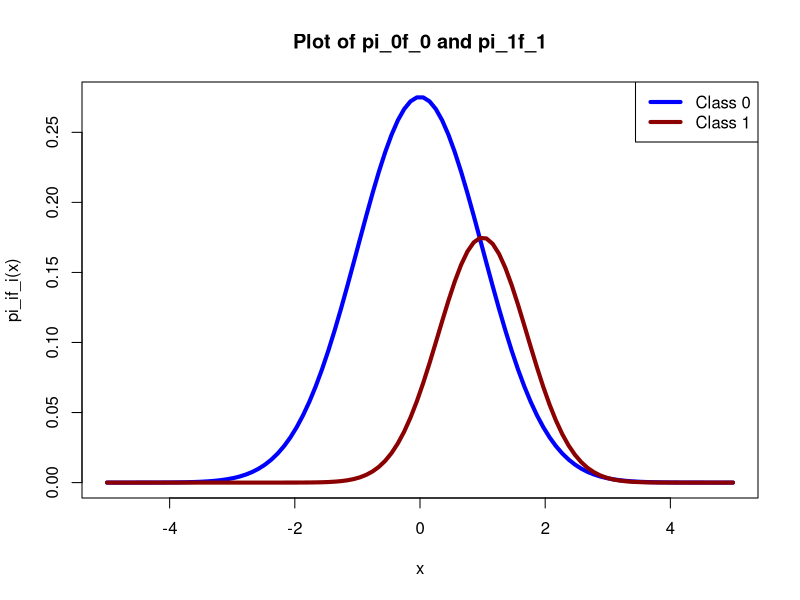
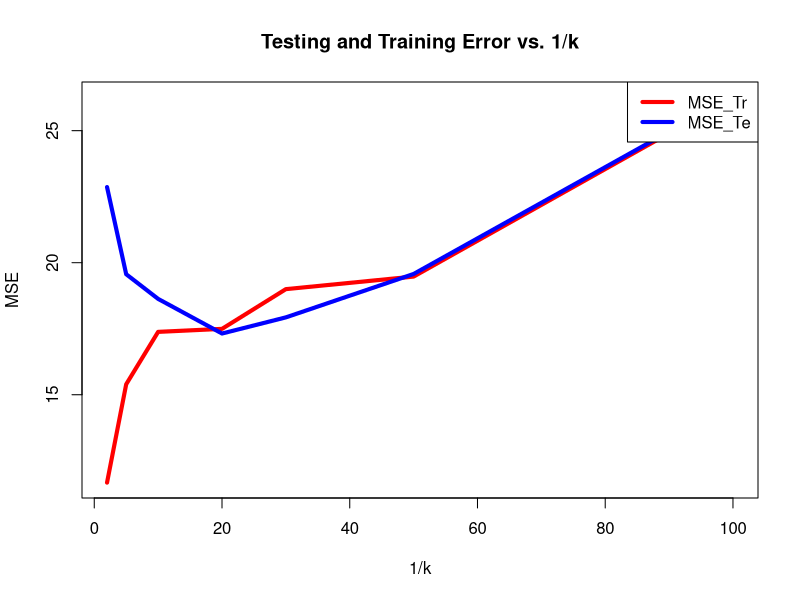
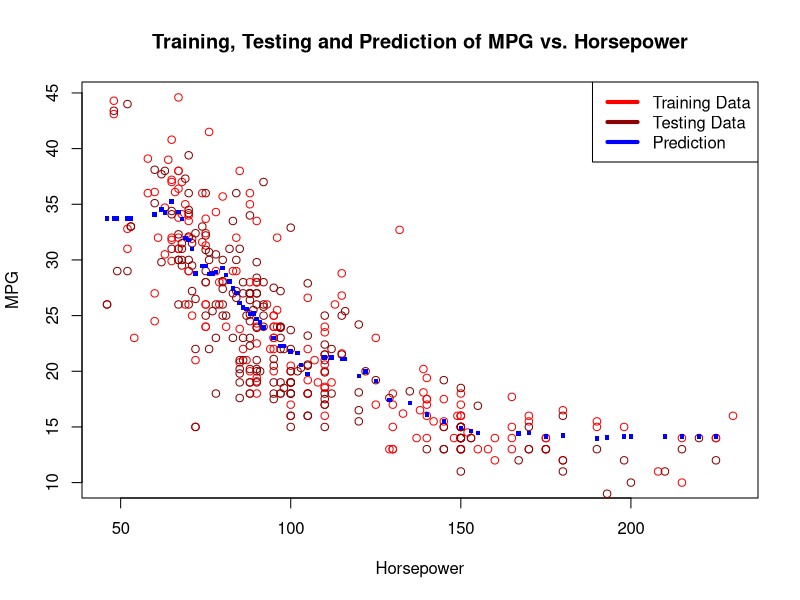

These figures' R source, in order:
#Define the sequence to visualize the data over.
x = seq(-5,5,length = 100)

#Define the class probabilities
pi_0 = 0.69
pi_1 = 1 - 0.69

#Define the functions
y_1 = pi_0*dnorm(x)
y_2 = pi_1*dnorm(x,1,sqrt(0.5))


#Plot the curve out.
plot(x,y_1,col = "blue", lwd = 4 ,type  ='l', main = "Plot of pi_0f_0 and pi_1f_1",
     xlab = "x", ylab = "pi_if_i(x)")
#Plot the second curve.
points(x, y_2, col="dark red", lwd = 4, type = 'l')

legend("topright",legend = c("Class 0", "Class 1"),
        col = c("blue","dark red"),lwd = 4,
        text.col = "black",
        horiz = FALSE)
###################################################
# Problem 3
# Code given for kNN
## STAT318/462 kNN regression function

kNN <- function(k,x.train,y.train,x.pred) {
  # 
  ## This is kNN regression function for problems with
  ## 1 predictor
  #
  ## INPUTS
  #
  # k       = number of observations in nieghbourhood 
  # x.train = vector of training predictor values
  # y.train = vector of training response values
  # x.pred  = vector of predictor inputs with unknown
  #           response values 
  #
  ## OUTPUT
  #
  # y.pred  = predicted response values for x.pred
  
  ## Initialize:
  n.pred <- length(x.pred);		y.pred <- numeric(n.pred)
  
  ## Main Loop
  for (i in 1:n.pred){
    d <- abs(x.train - x.pred[i])
    dstar = d[order(d)[k]]
    y.pred[i] <- mean(y.train[d <= dstar])		
  }
  ## Return the vector of predictions
  invisible(y.pred)
}

# Load in the data
AutoTrain=read.csv("AutoTrain.csv",header=T,na.strings="?")
AutoTrain = AutoTrain[order(AutoTrain$horsepower),]
AutoTest=read.csv("AutoTest.csv",header=T,na.strings="?")
AutoTest = AutoTest[order(AutoTest$horsepower),]

# Get variables of interest
x.train = AutoTrain$horsepower
y.train = AutoTrain$mpg
x.test = AutoTest$horsepower
y.test = AutoTest$mpg

# Setup the loop variables
k = c(2,5,10,20,30,50,100)
MSE.Train = numeric(length(k))
MSE.Test = numeric(length(k))

#Loop over every value of k, train the data and compute the MSE
# This is run twice to ensure the data has the proper X positions.
for (i in 1:length(k)){
  y.pred_train = kNN(k[i],x.train,y.train,x.train)
  y.pred_test = kNN(k[i],x.train,y.train,x.test)
  MSE.Train[i] = mean((y.train - y.pred_train)^2)
  MSE.Test[i] = mean((y.test - y.pred_test)^2)
}

plot(k,MSE.Train,col = 'red', lwd = 4, type = 'l', main = 'Testing and Training Error vs. 1/k', xlab = '1/k', ylab = 'MSE')
points(k,MSE.Test,col = 'blue', lwd = 4, type = 'l')
legend("topright",legend = c("MSE_Tr", "MSE_Te"),
       col = c("red","blue"),lwd = 4,
       text.col = "black",
       horiz = FALSE)

# Code to test out plotting
y.pred = kNN(20,x.train,y.train,x.test)
plot(x.train,y.train,col = "red" , main = "Training, Testing and Prediction of MPG vs. Horsepower",
     xlab = "Horsepower", ylab = "MPG")
points(x.test,y.test,col = "dark red")
points(x.test,y.pred,pch = 15, col = "blue", cex = 0.6)
legend("topright",legend = c("Training Data", "Testing Data", "Prediction" ),
       col = c("red","dark red",'blue'),lwd = 4,
       text.col = "black",
       horiz = FALSE)
